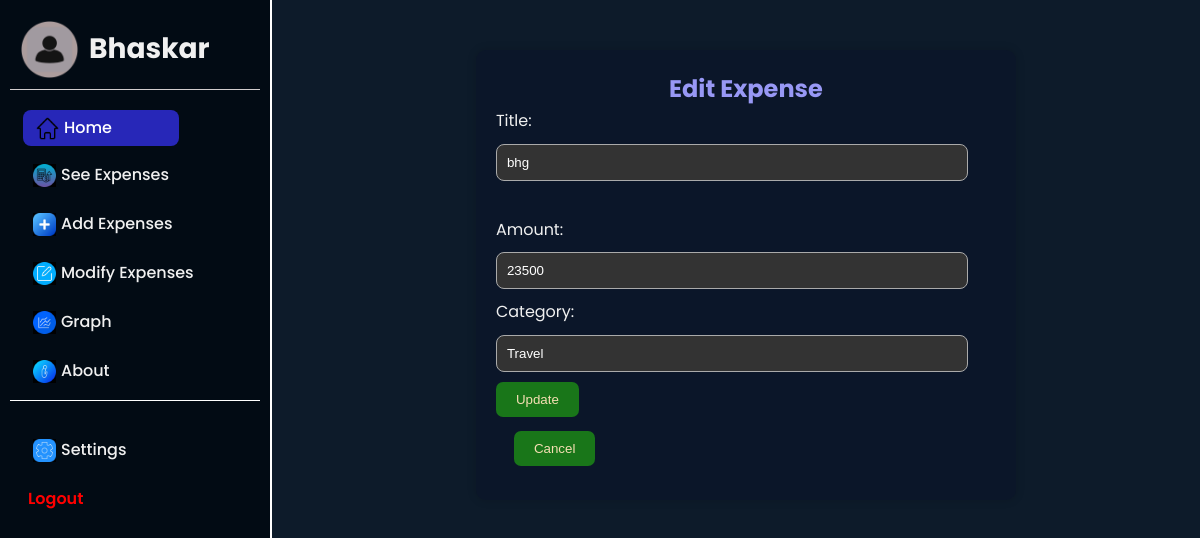
Page /edit/1 (signed in) on the committed database.
### app.py (models this page shows)
class User(db.Model):
    id = db.Column(db.Integer, primary_key=True)
    username = db.Column(db.String(100), unique=False, nullable=False)
    password = db.Column(db.String(100), nullable=False)
    bg_color = db.Column(db.String(50), default='#0d1b2a')

class Expense(db.Model):
    id = db.Column(db.Integer, primary_key=True)
    title = db.Column(db.String(100), nullable=False)
    category = db.Column(db.String(100), nullable=False)
    amount = db.Column(db.Integer, nullable=False)
    date = db.Column(db.Date, default=datetime)
    user_id = db.Column(db.Integer, db.ForeignKey('user.id'))

### app.py (the view)
@app.route("/edit/<int:id>", methods=["GET", "POST"])
def edit_expense(id):
    if "user_id" not in session:
        return redirect(url_for("login"))
    expenses = Expense.query.get_or_404(id)
    user = User.query.get(session.get("user_id"))
    if request.method == "POST":
        expenses.title = request.form["title"]
        expenses.amount = float(request.form["amount"])
        flash("Expenses modified successfully")
        db.session.commit()
        return redirect(url_for("modify_expenses"))
    return render_template("edit.html", expenses=expenses, username=user.username, bg_color=user.bg_color)

### templates/edit.html (shortened to what this page needs)
{% extends "base.html" %}
{% block content %}
  <div class="form">
<h2 style="color: var(--text-color-2)">Edit Expense</h2>
<form method="POST">
  <label>Title:</label><br>
  <input type="text" name="title" value="{{ expenses.title }}" required><br><br>
  <label>Amount:</label><br>
  <input type="number" name="amount" value="{{ expenses.amount }}" step="0.01" required>
  <label>Category:</label>
  <input type="text" name="category" value="{{ expenses.category }}">
  <button type="submit">Update</button>
  <a href="/modify"><button type="button">Cancel</button></a>
</form>
</div>
{% endblock %}

### templates/base.html (shortened to what this page needs)
<!DOCTYPE html>
<html>
<head>
</head>
<body style="background-color: {{ bg_color }};" >
  {% if username %}
  <aside class="aside">
    <div class="profile"><img src="/static/icons/manager.png" alt="" width="59px" ><h3 class="uname" >{{ username.title() }}</h3></div>
    <div class="home">
    <a href="/home" ><img src="/static/icons/home-page_3905030.png" width="20" alt="">Home</a>
    </div>
    <div class="icons_st">
    <a href="/expenses">{% if bg_color =='#0d1b2a' %}<img src="/static/icons/expense-2.jpg" alt="">See Expenses{% else %}<img src="/static/icons/top-up_5567213.png" alt="">See Expenses {% endif %}</a>
    <a href="/add">{% if bg_color =='#0d1b2a' %}<img src="/static/icons/add-2.jpg" alt="">Add Expenses{% else %}<img src="/static/icons/add_6569764.png" alt="">Add Expenses {% endif %}</a>
    <a href="/modify">{% if bg_color =='#0d1b2a' %}<img src="/static/icons/edit-2.jpeg" alt="">Modify Expenses{% else %}<img src="/static/icons/edit_3907258.png" alt="">Modify Expense {% endif %}</a>
    <a href="/graph">{% if bg_color =='#0d1b2a' %}<img src="/static/icons/graph-2.jpeg" alt="">Graph{% else %}<img src="/static/icons/button_7586646.png" alt="">Graph {% endif %} </a>
    <a href="/about">{% if bg_color =='#0d1b2a' %}<img src="/static/icons/about-2.jpg" alt="">About{% else %}<img src="/static/icons/letter-i_11165452.png" alt="">About {% endif %} </a>
    <div class="bot">
</div>
      <a href="/settings">{% if bg_color =='#0d1b2a' %}<img src="/static/icons/setting-2.jpeg" alt="">Settings{% else %}<img src="/static/icons/settings_251005.png" alt="">Settings {% endif %}</a>
      <a href="/logout" style="color:red; font-weight: 600;">Logout</a>
    </div>
  </aside>
  {% endif %}
  <main>
    {% block content %}{% endblock %}
  </main>
</body>
</html>

### templates/edit.html (style rules this page uses)
.form { max-width:500px; margin: 30px auto; padding: 20px; background: var(--box-color); border-radius:10px; box-shadow: 0 0 10px rgba(0, 0, 0, 0.158); }
input, select { width: 90%; padding: 10px; margin: 10px 0; border-radius: 8px; }
button { padding: 10px 20px ; background-color: oklab(49.496% -0.12127 0.09185); color: wheat; border: none; border-radius: 7px; }
h2 { text-align: center; }

### rows in the picture
User: title "Bhaskar"
Expense: title "bhg", amount "23500", category "Travel"
